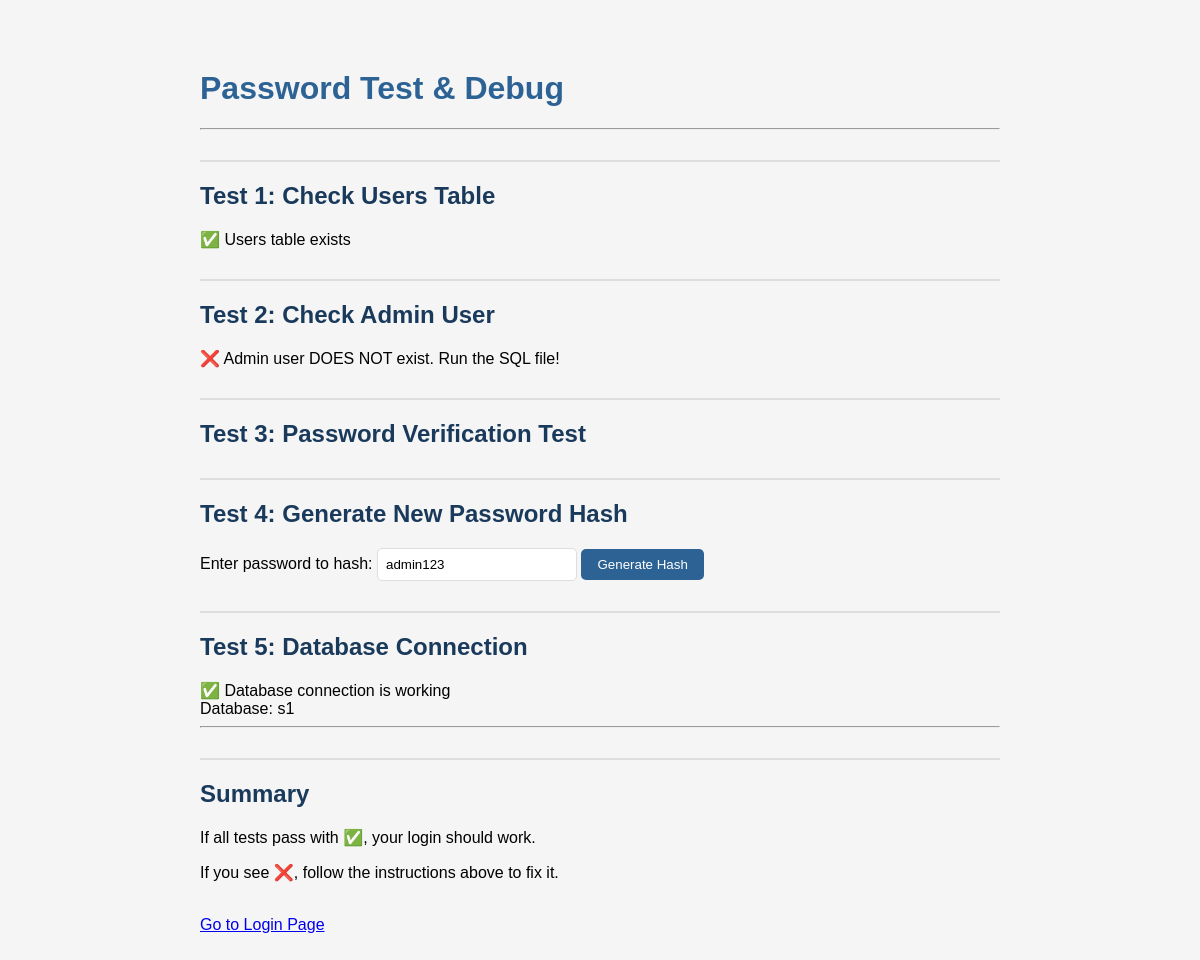
/payroll_final/test_password.php, run on an earlier commit of the app's database.
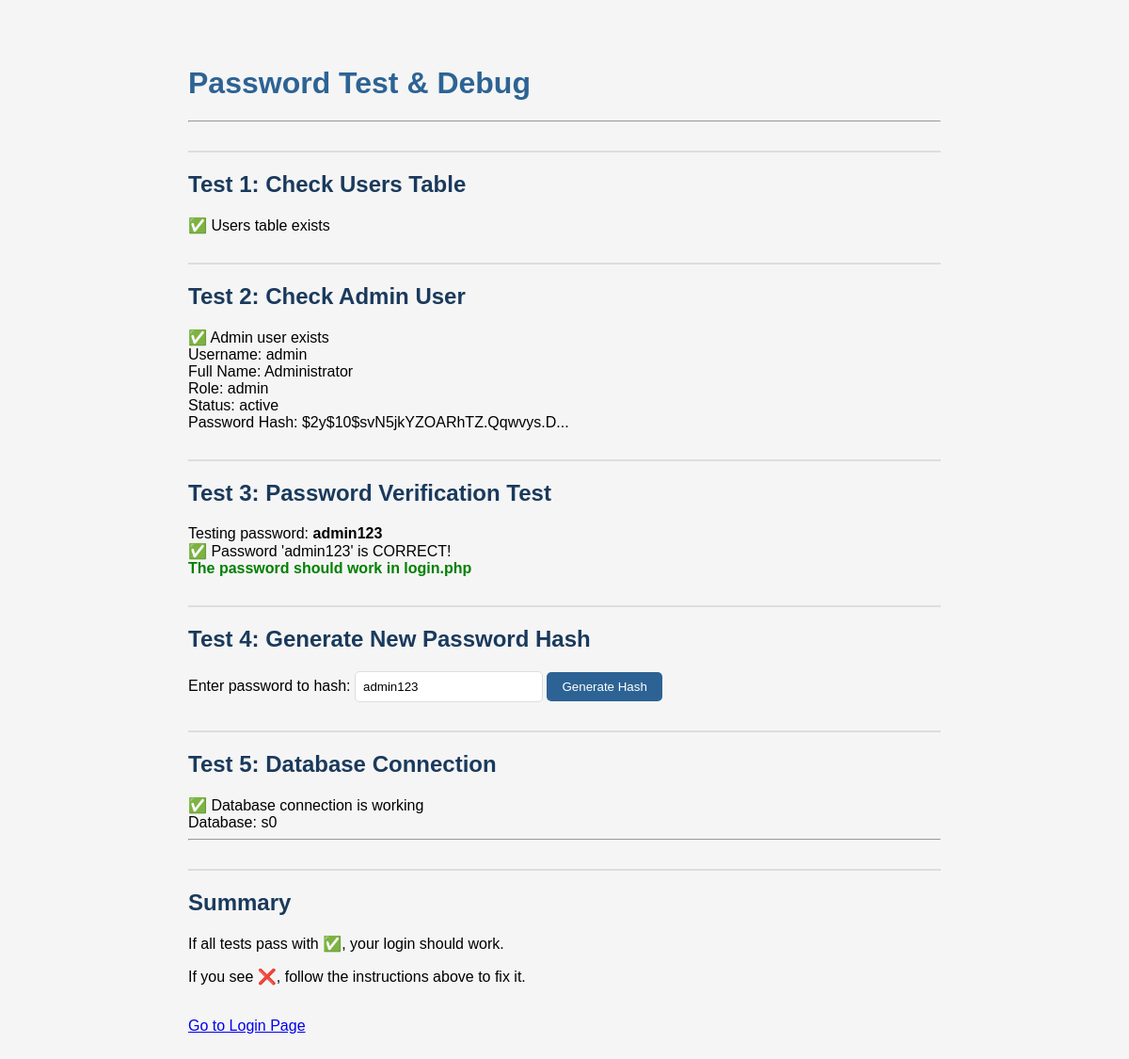
And on a later commit of the database.
### tables this page shows
CREATE TABLE `users` (
  `id` int(11) NOT NULL,
  `username` varchar(50) NOT NULL,
  `password` varchar(255) NOT NULL,
  `full_name` varchar(100) NOT NULL,
  `email` varchar(100) DEFAULT NULL,
  `role` enum('admin','staff','viewer') DEFAULT 'staff',
  `status` enum('active','inactive') DEFAULT 'active',
  `last_login` datetime DEFAULT NULL,
  `created_at` timestamp NOT NULL DEFAULT current_timestamp(),
  `updated_at` timestamp NOT NULL DEFAULT current_timestamp() ON UPDATE current_timestamp()
);

### payroll_final/test_password.php (the view, shortened to what the changed rows need)
<?php
require_once 'includes/config.php';
echo "<h1>Password Test & Debug</h1>";
echo "<h2>Test 1: Check Users Table</h2>";
echo "<h2>Test 2: Check Admin User</h2>";
$result = $conn->query("SELECT * FROM users WHERE username = 'admin'");
if ($result->num_rows > 0) {
    $user = $result->fetch_assoc();
    echo "✅ Admin user exists<br>";
    echo "Username: " . $user['username'] . "<br>";
    echo "Full Name: " . $user['full_name'] . "<br>";
    echo "Role: " . $user['role'] . "<br>";
    echo "Status: " . $user['status'] . "<br>";
    echo "Password Hash: " . substr($user['password'], 0, 30) . "...<br>";
} else {
    echo "❌ Admin user DOES NOT exist. Run the SQL file!<br>";
}
echo "<h2>Test 3: Password Verification Test</h2>";
$test_password = 'admin123';
$result = $conn->query("SELECT password FROM users WHERE username = 'admin'");
if ($result->num_rows > 0) {
    $user = $result->fetch_assoc();
    $stored_hash = $user['password'];
    echo "Testing password: <strong>$test_password</strong><br>";
    if (password_verify($test_password, $stored_hash)) {
        echo "✅ Password 'admin123' is CORRECT!<br>";
        echo "<strong style='color: green;'>The password should work in login.php</strong><br>";
    }
}
echo "<h2>Test 4: Generate New Password Hash</h2>";
echo "<h2>Test 5: Database Connection</h2>";
if ($conn->ping()) {
    echo "✅ Database connection is working<br>";
    echo "Database: " . $conn->query("SELECT DATABASE()")->fetch_row()[0] . "<br>";
} else {
    echo "❌ Database connection failed<br>";
}
echo "<h2>Summary</h2>";
?>

What changed in the data, as far as the page shows it:
added users: username "admin", full_name "Administrator", role "admin", status "active", password "$2y$10$svN5jkYZOARhTZ.Qqwvys.D"
Also different on the page:
$test_password: (not shown) → "admin123"
$conn->query("SELECT DATABASE()")->fetch_row()[0]: "s1" → "s0"
text no longer shown: "❌ Admin user DOES NOT exist. Run the SQL file!"
text now shown: "✅ Admin user exists Username: Full Name: Role: Status: Password Hash: ... Testing password: ✅ Password 'admin123' is CORRECT! The password should work in login.php"
